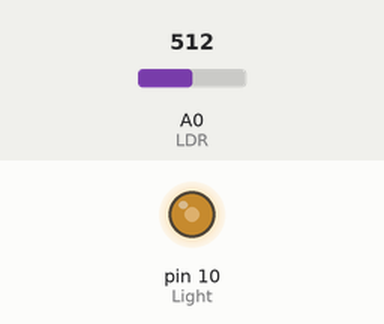
This sketch was run on a simulated Arduino Uno, built with avr-gcc and run on an emulated ATmega328P. On the bench: output pins drawn as LEDs (lit = HIGH). The inputs (shaded band) are chosen by the test bench; at power-on: A0 (LDR) = 512.

Above: at 1.2 s.
1.3 s: A0 (LDR) set to 716
At 2.3 s:
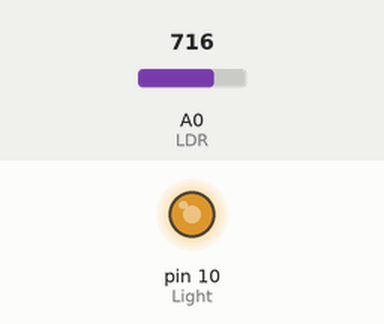
2.8 s: A0 (LDR) set to 900
At 3.5 s:
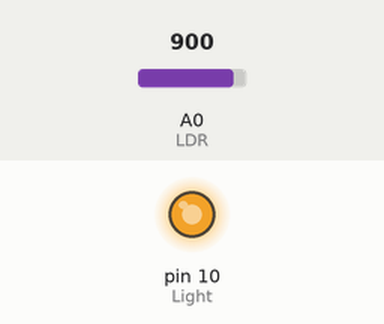
4.3 s: A0 (LDR) set to 122
At 4.6 s:
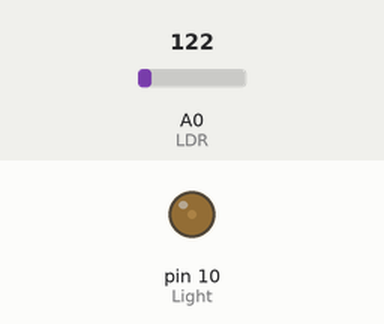
5.8 s: A0 (LDR) set to 0
At 7.0 s:
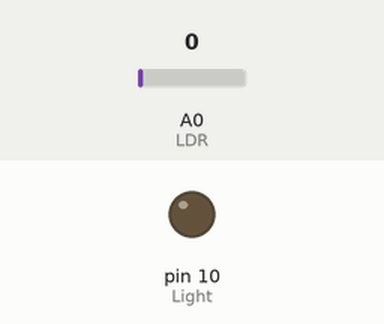
Timing chart, 0 to 8.3 s (numbered marks = the images above; inputs shaded):
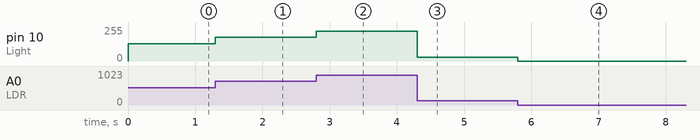

Measured:
- after the input at 1.3 s, pin 10 (Light): 128/255 → 179/255 at once
- after the input at 2.8 s, pin 10 (Light): 179/255 → 225/255 at once
- after the input at 4.3 s, pin 10 (Light): 225/255 → 30/255 at once
- after the input at 5.8 s, pin 10 (Light): 30/255 → 0/255 at once

The sketch:

POWAR-LDR_LIGHT_DIM.ino
```cpp
#define LDR A0
#define Light 10

int LDRval = 0;

void setup() {

  Serial.begin(9600);
  pinMode(Light, OUTPUT);
}

void loop() {

  LDRval = analogRead(LDR);
  analogWrite(Light, (LDRval/4));

}
```
